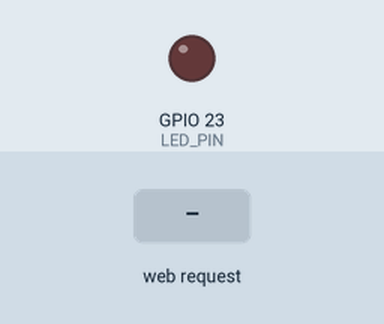
Simulated run of this program. Board: ESP32. Parts: output pins drawn as LEDs (lit = HIGH). The test bench sets the inputs (shaded band). WiFi joins after 1.5 s; servers stay silent unless stated; what the program prints to the serial monitor is not drawn.

Above: at 2.7 s.
2.8 s: HTTP request GET /toggle received
At 3.7 s:
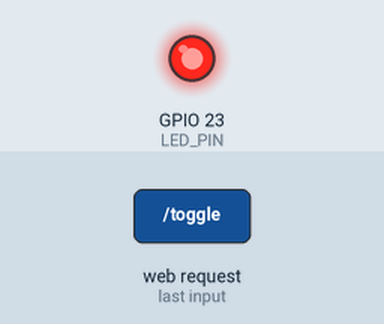
Timing chart, 0 to 5.8 s (numbered marks = the images above; inputs shaded):
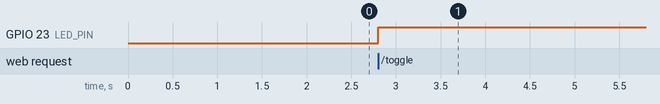

The program:

main.cpp
```cpp
#include <WiFi.h>
#include <WebServer.h>
#include "DHT.h"

#define DHTPIN 16
#define DHTTYPE DHT22
#define LED_PIN 23

const char* ssid = "Wokwi-GUEST";
const char* password = "";

WebServer server(80);
DHT dht(DHTPIN, DHTTYPE);

bool ledState = false;

// ===== DASHBOARD =====
String webpage = R"rawliteral(
<!DOCTYPE html>
<html>
<head>
  <title>ESP32 Dashboard</title>
  <meta name="viewport" content="width=device-width, initial-scale=1">
  <style>
    body {
      font-family: Arial;
      background: #0f172a;
      color: white;
      text-align: center;
    }
    .card {
      background: #1e293b;
      padding: 20px;
      margin: 10px;
      border-radius: 15px;
      display: inline-block;
      width: 220px;
    }
    .value {
      font-size: 28px;
      font-weight: bold;
    }
    button {
      padding: 15px 30px;
      font-size: 18px;
      border: none;
      border-radius: 10px;
      background: #22c55e;
      color: white;
      cursor: pointer;
    }
    button.off {
      background: #ef4444;
    }
  </style>
</head>
<body>

<h1>📡 ESP32 IoT Dashboard</h1>

<div class="card">
  <p>🌡 Temperature</p>
  <div id="temp" class="value">--</div>
</div>

<div class="card">
  <p>💧 Humidity</p>
  <div id="hum" class="value">--</div>
</div>

<div class="card">
  <p>💡 LED</p>
  <button id="btn" onclick="toggle()">---</button>
</div>

<script>
function toggle(){
  fetch('/toggle');
}

setInterval(()=>{
  fetch('/data')
  .then(res=>res.json())
  .then(data=>{
    document.getElementById("temp").innerText = data.temp + " °C";
    document.getElementById("hum").innerText = data.hum + " %";

    let btn = document.getElementById("btn");
    if(data.led){
      btn.classList.remove("off");
      btn.innerText = "LED ON";
    } else {
      btn.classList.add("off");
      btn.innerText = "LED OFF";
    }
  });
},2000);
</script>

</body>
</html>
)rawliteral";

// ===== HANDLER =====
void handleRoot() {
  server.send(200, "text/html", webpage);
}

void handleToggle() {
  ledState = !ledState;
  digitalWrite(LED_PIN, ledState);
  server.send(200, "text/plain", "OK");
}

void handleData() {
  float t = dht.readTemperature();
  float h = dht.readHumidity();

  String json = "{";
  json += "\"temp\":" + String(t) + ",";
  json += "\"hum\":" + String(h) + ",";
  json += "\"led\":" + String(ledState ? "true" : "false");
  json += "}";

  server.send(200, "application/json", json);
}

// ===== SETUP =====
void setup() {
  Serial.begin(115200);

  pinMode(LED_PIN, OUTPUT);
  dht.begin();

  WiFi.begin(ssid, password,6);
  while (WiFi.status() != WL_CONNECTED) {
    delay(300);
    Serial.print(".");
  }

  Serial.println("\nConnected!");
  Serial.println(WiFi.localIP());

  server.on("/", handleRoot);
  server.on("/toggle", handleToggle);
  server.on("/data", handleData);

  server.begin();
}

void loop() {
  server.handleClient();
}
```

Measured:
- after the input at 2.8 s, GPIO 23 (LED_PIN): LOW → HIGH at once
